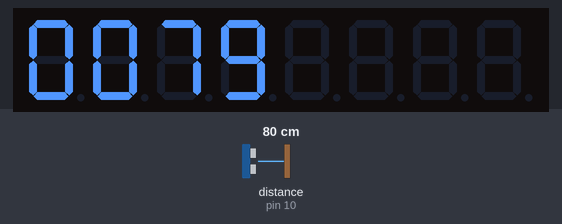
The sketch below on a simulated Arduino Uno, built with avr-gcc and run on an emulated ATmega328P. Parts: 8-digit seven-segment display. Wiring (inferred from the names in the program): ultrasonic range finder: trigger pin 9; echo pin 10. The test bench sets the inputs (shaded band); at power-on: distance to the obstacle (sensor on pin 10) 80 cm. The echo pulse lasts 58.3 µs per cm.

Above: at 2.2 s.
2.3 s: distance to the obstacle (sensor on pin 10) set to 2 cm
At 3.1 s:
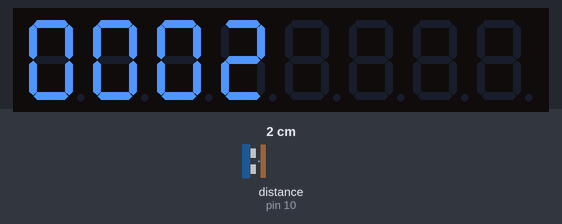
4.3 s: distance to the obstacle (sensor on pin 10) set to 4 cm
At 5.2 s:
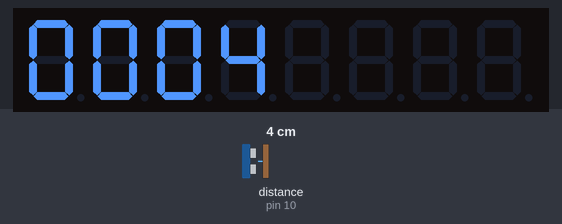
6.3 s: distance to the obstacle (sensor on pin 10) set to 9 cm
At 6.7 s:
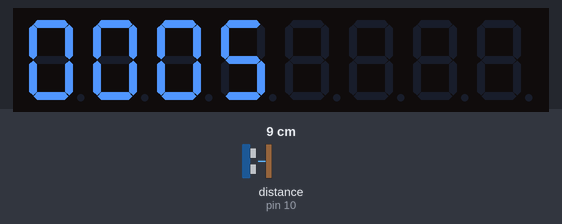
Timing chart, 0 to 9.3 s (numbered marks = the images above; inputs shaded):
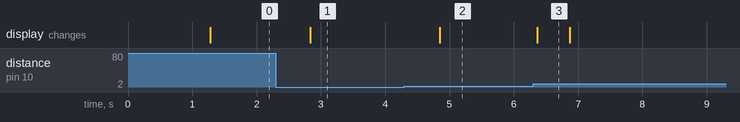

Measured:
- after the input at 2.3 s, the display: changes after 0.53 s (image 1)
- after the input at 4.3 s, the display: changes after 0.55 s (image 2)
- after the input at 6.3 s, the display: changes after 0.06 s (image 3)

The sketch:

7_segment.ino
```cpp
#include <TM1638plus.h>

#define STB 4
#define CLK 3
#define DIO 2
#define TRIG_PIN 9
#define ECHO_PIN 10

TM1638plus display(STB, CLK, DIO);

void setup() {
  pinMode(TRIG_PIN, OUTPUT);
  pinMode(ECHO_PIN, INPUT);
  display.displayBegin();
  display.reset();

  // Show 0000 at start
  display.displayText("0000    ");  // 8 chars needed, pad with spaces
  delay(1000);
}

long readDistance() {
  digitalWrite(TRIG_PIN, LOW);
  delayMicroseconds(2);
  digitalWrite(TRIG_PIN, HIGH);
  delayMicroseconds(10);
  digitalWrite(TRIG_PIN, LOW);
  return pulseIn(ECHO_PIN, HIGH);
}

void loop() {
  long total = 0;
  for (int i = 0; i < 5; i++) {
    total += readDistance();
    delay(50);
  }

  long duration = total / 5;
  float cm = duration * 0.034 / 2.0;
  int shown = (int)(cm + 0.5);

  if (shown < 2 || shown > 400) {
    shown = 0;
  }

  // Create zero-padded 4-digit string
  char buffer[9];  // 8 chars + null terminator
  snprintf(buffer, sizeof(buffer), "%04d    ", shown); // Pad to 8 chars total (4 digits + 4 spaces)

  display.displayText(buffer);

  delay(250);
}
```
